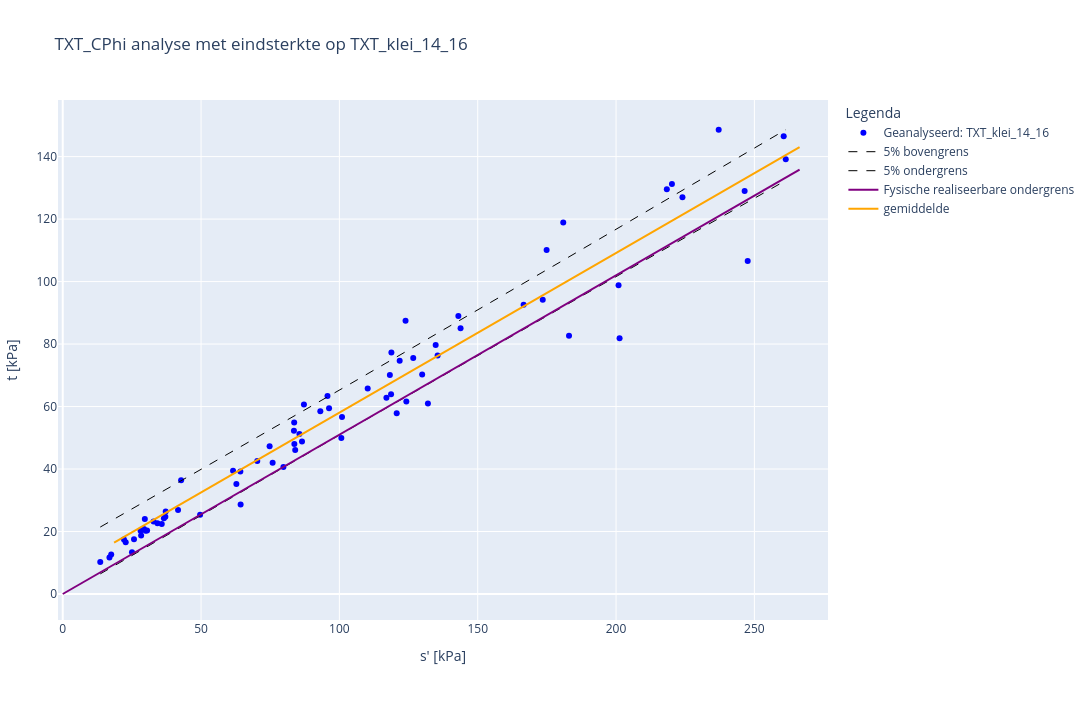
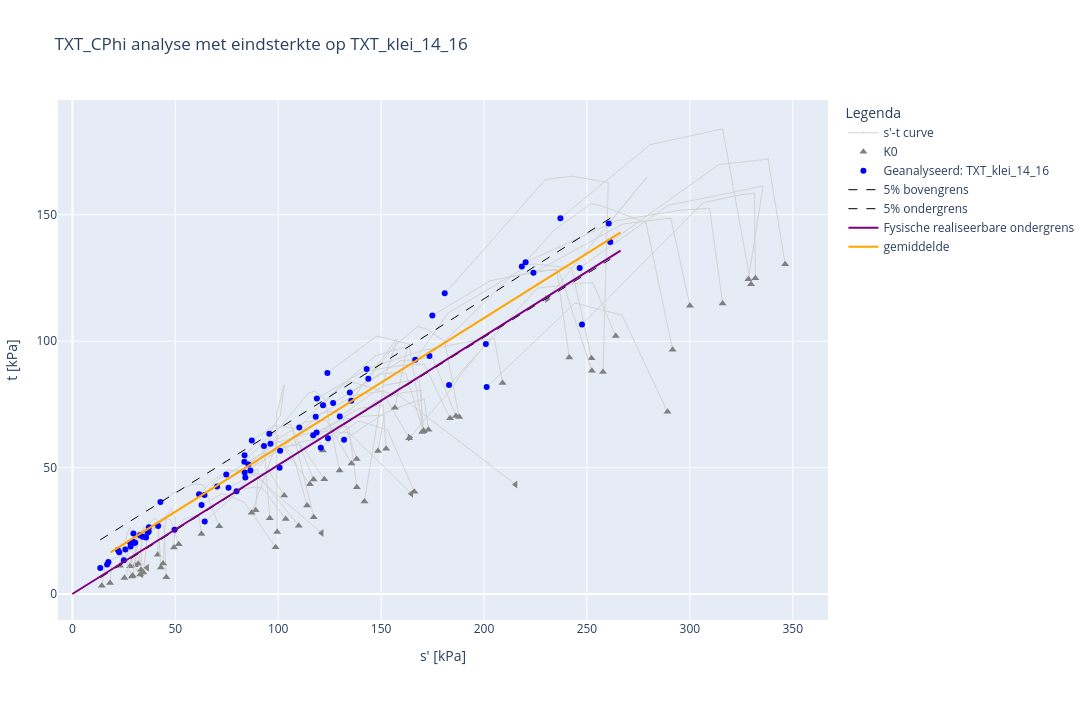

The cell these charts' notebook holds for them, in order:
### Code cell
#voer C-phi analyse uit met invoer en toon grafieken
if dropdown_type_proef.value.startswith('TXT'):
    rekpercentage = dropdown_rekpercentage_txt.value
else:
    rekpercentage = dropdown_rekpercentage_dss.value

analyse = CPhiAnalyse(dbase=dbase, investigation_groups=[dropdown_verzameling.value], effective_stress= rekpercentage, analysis_type=dropdown_type_proef.value)
analyse.apply_parameters(cohesie_gem = PV_A1_COH_GEM_handmatig[0], phi_kar = PV_A2_PHI_KAR_handmatig[0], cohesie_kar = PV_A1_COH_KAR_handmatig[0])
analyse.apply_settings(material_factor_cohesion = PV_PARTCOH[0], material_factor_tan_phi = PV_PARTPHI[0], alpha = PV_TYPEVERZAMELING[0])

#Toon resultaten figuur en tabel met cohesie en hoek van inwendige wrijving
extra_verzamelingen_tonen = list(multi_select_verzameling.value)
analyse.show_figure(plot_extra_dataset= extra_verzamelingen_tonen )
analyse.show_figure(plot_spanningspaden=True)

#analyse.get_short_results wordt nog gewijzigd
output_df = analyse.print_short_results()
print(output_df)
